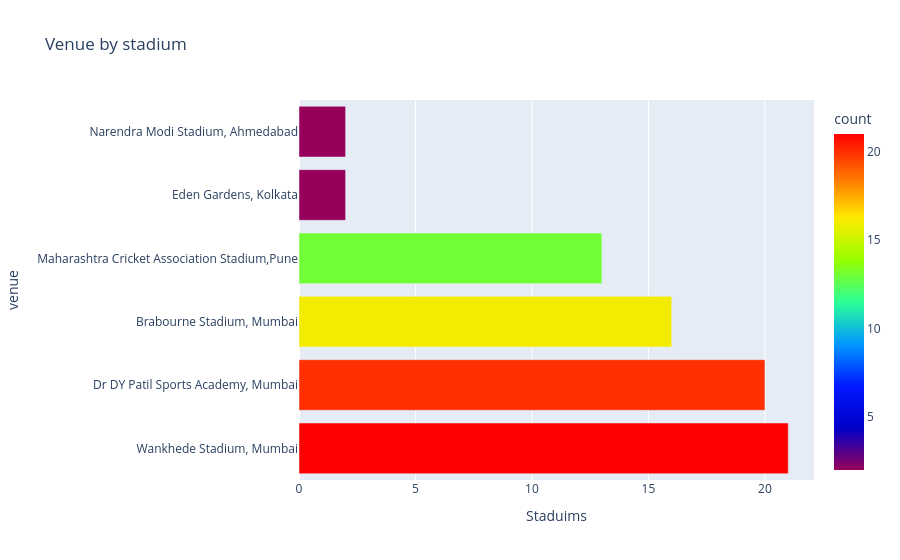

The notebook cell saved with this chart:
### Code cell
px.bar(data_frame= venue_count , x = venue_count.values , y = venue_count.index ,
       labels = { 'x' : 'Staduims' , 'y' : 'Count'
    } , title= 'Venue by stadium' , color = venue_count , color_continuous_scale= 'rainbow' )

### Figure 1 — Plotly figure (JSON) as saved in the notebook; plotly's stock layout.template omitted (floating-point values rounded to 4 significant figures)
{"data": [{"hovertemplate": "Staduims=%{x}<br>venue=%{y}<br>count=%{marker.color}<extra></extra>", "legendgroup": "", "marker": {"color": [21, 20, 16, 13, 2, 2], "coloraxis": "coloraxis", "pattern": {"shape": ""}}, "name": "", "orientation": "h", "showlegend": false, "textposition": "auto", "type": "bar", "x": [21, 20, 16, 13, 2, 2], "xaxis": "x", "y": ["Wankhede Stadium, Mumbai", "Dr DY Patil Sports Academy, Mumbai", "Brabourne Stadium, Mumbai", "Maharashtra Cricket Association Stadium,Pune", "Eden Gardens, Kolkata", "Narendra Modi Stadium, Ahmedabad"], "yaxis": "y"}], "layout": {"barmode": "relative", "coloraxis": {"autocolorscale": false, "colorbar": {"title": {"text": "count"}}, "colorscale": [[0, "rgb(150,0,90)"], [0.125, "rgb(0,0,200)"], [0.25, "rgb(0,25,255)"], [0.375, "rgb(0,152,255)"], [0.5, "rgb(44,255,150)"], [0.625, "rgb(151,255,0)"], [0.75, "rgb(255,234,0)"], [0.875, "rgb(255,111,0)"], [1, "rgb(255,0,0)"]]}, "legend": {"tracegroupgap": 0}, "title": {"text": "Venue by stadium"}, "xaxis": {"anchor": "y", "domain": [0, 1], "title": {"text": "Staduims"}}, "yaxis": {"anchor": "x", "domain": [0, 1], "title": {"text": "venue"}}}}
